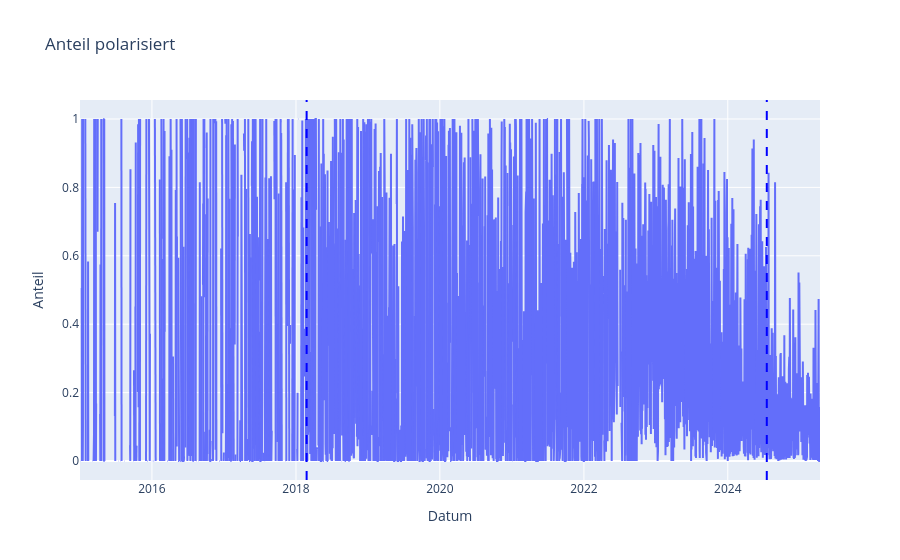

The notebook cell this image was saved under:
### Code cell
# Plot 3: Anteil Polarisiert
fig3 = go.Figure()
fig3.add_trace(go.Scatter(x=final_daily_df["date"], y=final_daily_df['polarized'], name='Polarisiert', mode='lines'))

fig3.update_layout(title="Anteil polarisiert", xaxis_title="Datum", yaxis_title="Anteil")

# Apply change point detection for polarization trends
polarization_data = final_daily_df[["polarized"]].fillna(0).values

# Use ruptures for change point detection
model = rpt.Binseg(model="l2")  # Binary segmentation with rbm norm
n_bkps = 2  # Number of breakpoints to detect
breakpoints = model.fit_predict(polarization_data, n_bkps=n_bkps)

# Add vertical lines for detected breakpoints
for bkp in breakpoints[:-1]:  # Exclude the last breakpoint (end of data)
    fig3.add_vline(x=final_daily_df["date"].iloc[bkp], line=dict(color="blue", dash="dash"), name="Breakpoint")

#print breakpoints
print("Detected breakpoints for polarization trends:", breakpoints)
print("Breakpoints as dates:", final_daily_df['date'].iloc[breakpoints[:-1]].tolist())

fig3.show()

### Figure 1 — Plotly figure (JSON) as saved in the notebook; plotly's stock layout.template omitted (floating-point values rounded to 4 significant figures; data arrays with more than 128 entries replaced by an {"elided": "..."} marker saying what was removed)
{"data": [{"mode": "lines", "name": "Polarisiert", "type": "scatter", "x": {"elided": "3756 str values"}, "y": {"elided": "3756 float values"}}], "layout": {"shapes": [{"line": {"color": "blue", "dash": "dash"}, "name": "Breakpoint", "type": "line", "x0": "2018-02-24T00:00:00", "x1": "2018-02-24T00:00:00", "xref": "x", "y0": 0, "y1": 1, "yref": "y domain"}, {"line": {"color": "blue", "dash": "dash"}, "name": "Breakpoint", "type": "line", "x0": "2024-07-17T00:00:00", "x1": "2024-07-17T00:00:00", "xref": "x", "y0": 0, "y1": 1, "yref": "y domain"}], "title": {"text": "Anteil polarisiert"}, "xaxis": {"title": {"text": "Datum"}}, "yaxis": {"title": {"text": "Anteil"}}}}
